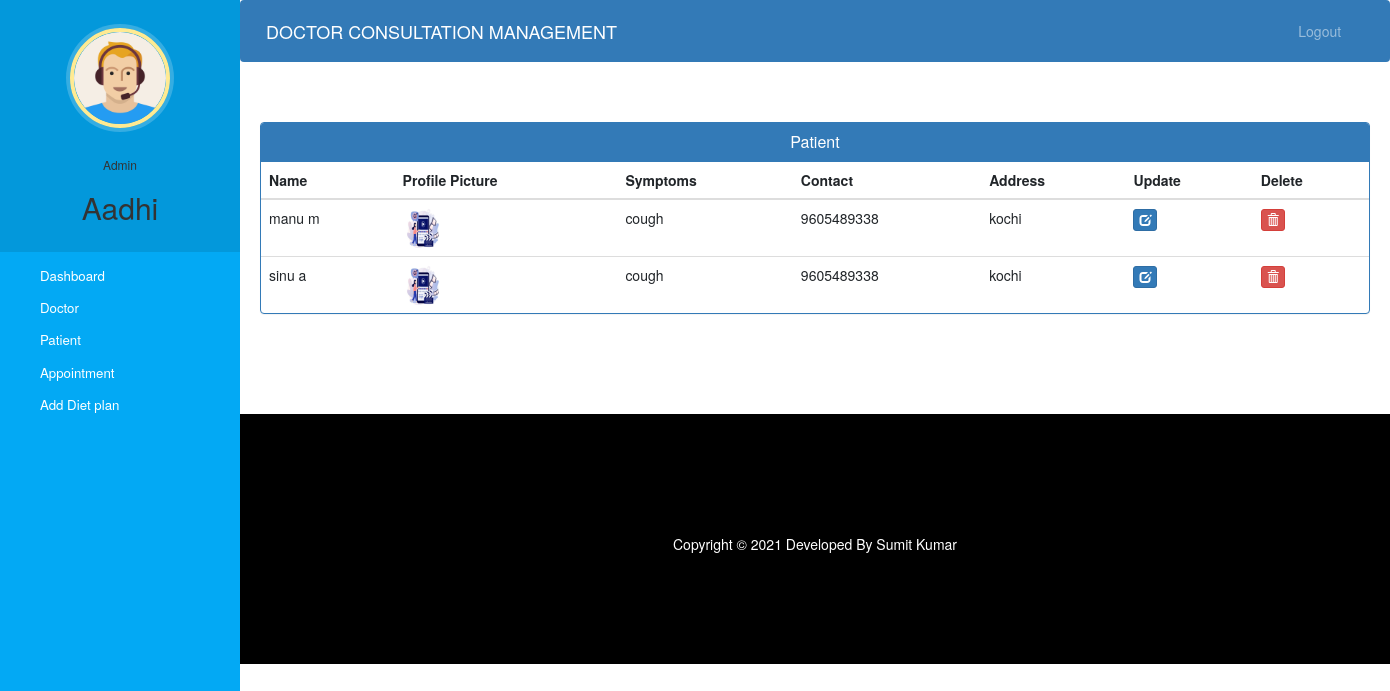
The page /admin-view-patient (signed in) on the database its author committed.
### hospital/models.py (models this page shows, shortened)
class Patient(models.Model):
    user=models.OneToOneField(User,on_delete=models.CASCADE)
    profile_pic= models.ImageField(upload_to='profile_pic/PatientProfilePic/',null=True,blank=True)
    address = models.CharField(max_length=40)
    mobile = models.CharField(max_length=20,null=False)
    symptoms = models.CharField(max_length=100,null=False)
    assignedDoctorId = models.PositiveIntegerField(null=True)
    admitDate=models.DateField(auto_now=True)
    status=models.BooleanField(default=False)
    @property
    def get_name(self):
        return self.user.first_name+" "+self.user.last_name

### hospital/views.py (the view)
# urls.py: path('admin-view-patient', views.admin_view_patient_view,name='admin-view-patient'),
@login_required(login_url='adminlogin')
@user_passes_test(is_admin)
def admin_view_patient_view(request):
    patients=models.Patient.objects.all().filter(status=True)
    return render(request,'hospital/admin_view_patient.html',{'patients':patients})

### hospital/views.py (called while the page is built)
def is_admin(user):
    return user.groups.filter(name='ADMIN').exists()

### hospital/templates/hospital/admin_view_patient.html (shortened to what this page needs)
{% extends 'hospital/admin_base.html' %}
{% block content %}
{%load static%}
<head>
  <link href="//netdna.bootstrapcdn.com/bootstrap/3.0.0/css/bootstrap.min.css" rel="stylesheet" id="bootstrap-css">
</head>
<div class="container">
  <div class="panel panel-primary">
    <div class="panel-heading">
      <h6 class="panel-title">Patient</h6>
    </div>
    <table class="table table-hover" id="dev-table">
      <thead>
        <tr>
          <th>Name</th>
          <th>Profile Picture</th>
          <th>Symptoms</th>
          <th>Contact</th>
          <th>Address</th>
          <th>Update</th>
          <th>Delete</th>
        </tr>
      </thead>
      {% for p in patients %}
      <tr>
        <td> {{p.get_name}}</td>
        <td> <img src="{% static p.profile_pic.url %}" alt="Profile Pic" height="40px" width="40px" /></td>
        <td>{{p.symptoms}}</td>
        <td>{{p.mobile}}</td>
        <td>{{p.address}}</td>
        <td><a class="btn btn-primary btn-xs" href="{% url 'update-patient' p.id  %}"><span class="glyphicon glyphicon-edit"></span></a></td>
        <td><a class="btn btn-danger btn-xs" href="{% url 'delete-patient-from-hospital' p.id  %}"><span class="glyphicon glyphicon-trash"></span></a></td>
      </tr>
      {% endfor %}
    </table>
  </div>
</div>
{% endblock content %}

### hospital/templates/hospital/admin_base.html (shortened to what this page needs)
<!DOCTYPE html>
{% load static %}
<html lang="en">
<head>
  <link rel="stylesheet" href="https://stackpath.bootstrapcdn.com/bootstrap/4.3.1/css/bootstrap.min.css">
  <link rel="stylesheet" href="https://maxcdn.bootstrapcdn.com/font-awesome/4.7.0/css/font-awesome.min.css">
  <link rel="stylesheet" href="{% static '/style.css' %}">
</head>
<body>
  <nav class="menu" tabindex="0">
    <header class="avatar">
      <img src="{% static "images/adminpropic.png" %}" />
      <br><br>
      <h6>Admin</h6>
      <h2>{{request.user.first_name}}</h2>
    </header>
    <ul>
      <li tabindex="0" class="icon-dashboard"> <a style="color:white; text-decoration:none;" href="/admin-dashboard"><span>Dashboard</span></a> </li>
      <li tabindex="0" class="icon-customers"> <a style="color:white; text-decoration:none;" href="/admin-doctor"><span>Doctor</span></a></li>
      <li tabindex="0" class="icon-users"> <a style="color:white; text-decoration:none;" href="/admin-patient"><span>Patient</span></a></li>
      <li tabindex="0" class="icon-calendar"> <a style="color:white; text-decoration:none;" href="/admin-appointment"><span>Appointment</span></a></li>
      <li tabindex="0" class="icon-calendar"> <a style="color:white; text-decoration:none;" href="/creatediet"><span>Add Diet plan</span></a></li>
    </ul>
  </nav>
  <main>
    <div class="bs-example">
      <nav class="navbar navbar-expand-md  navbar-dark fixed-top" style="background:#337AB7;">
        <a href="/admin-dashboard" class="navbar-brand">DOCTOR CONSULTATION MANAGEMENT</a>
        <div class="collapse navbar-collapse justify-content-between" id="navbarCollapse">
          <div class="navbar-nav" style=" margin-left: 90%;">
            <a href="/logout" class="nav-item nav-link">Logout</a>
          </div>
        </div>
      </nav>
    </div>
    <br><br>
    {% block content %}
    {% endblock content %}
    <br><br><br><br>
    <footer>
      <br>
      <div class="container">
        <div class="row">
          <div class="col-md-12 col-sm-12">
            <div style="color:#ffffff;" class="wow fadeInUp footer-copyright">
              <p>
                Copyright &copy; 2021 Developed By Sumit Kumar </p>
            </div>
          </div>
        </div>
      </div>
    </footer>
  </main>
</body>
</html>

### hospital/static/style.css (style rules this page uses)
body { padding-left: 240px; }
main { position: relative; height: 100vh; }
.menu { background: #5bc995; height: 100vh; width: 240px; position: fixed; top: 0px; left: 0; z-index: 5; outline: none; }
.menu .avatar { background: rgba(0, 0, 0, 0.1); padding: 2em 0.5em; text-align: center; }
.menu .avatar img { width: 100px; border-radius: 50%; overflow: hidden; border: 4px solid #ffea92; box-shadow: 0 0 0 4px rgba(255, 255, 255, 0.2); }
.menu .avatar h2 { font-weight: normal; margin-bottom: 0; }
.menu ul { list-style: none; padding: 0.5em 0; margin: 0; }
.menu ul li { padding: 0.5em 1em 0.5em 3em; font-size: 0.95em; font-weight: regular; background-repeat: no-repeat; background-position: left 15px center; background-size: auto 20px; transition: all 0.15s linear; cursor: pointer; }
.menu ul li.icon-dashboard { background-image: url("http://www.entypo.com/images//gauge.svg"); }
.menu ul li.icon-customers { background-image: url("http://www.entypo.com/images//briefcase.svg"); }
.menu ul li.icon-users { background-image: url("http://www.entypo.com/images//users.svg"); }
.menu ul li.icon-calendar { background-image: url("http://www.entypo.com/images//calendar.svg"); }

### hospital/templates/hospital/admin_base.html (style rules this page uses)
a:link { text-decoration: none; }
a { color: white; }
footer { padding: 0px 0px 0px 0px; background-color: black; margin: 0px; }
p { text-align: center; }
body { padding-left: 240px; }
main { position: relative; height: 100vh; }
.menu { background: #03a9f4; height: 100vh; width: 240px; position: fixed; top: 0px; left: 0; z-index: 5; outline: none; }
.menu .avatar { background: rgba(0, 0, 0, 0.1); padding: 2em 0.5em; text-align: center; }
.menu .avatar img { width: 100px; border-radius: 50%; overflow: hidden; border: 4px solid #ffea92; box-shadow: 0 0 0 4px rgba(255, 255, 255, 0.2); }
.menu .avatar h2 { font-weight: normal; margin-bottom: 0; }
.menu ul { list-style: none; padding: 0.5em 0; margin: 0; }
.menu ul li { padding: 0.5em 1em 0.5em 3em; font-size: 0.95em; font-weight: regular; background-repeat: no-repeat; background-position: left 15px center; background-size: auto 20px; transition: all 0.15s linear; cursor: pointer; }
.menu ul li.icon-dashboard { background-image: url("http://www.entypo.com/images//gauge.svg"); }
.menu ul li.icon-customers { background-image: url("http://www.entypo.com/images//briefcase.svg"); }
.menu ul li.icon-users { background-image: url("http://www.entypo.com/images//users.svg"); }
.menu ul li.icon-calendar { background-image: url("http://www.entypo.com/images//calendar.svg"); }

### hospital/templates/hospital/admin_view_patient.html (style rules this page uses)
a:link { text-decoration: none; }
h6 { text-align: center; }
.row { margin: 100px; }

### rows shown on the page
Patient: get_name "manu m", profile_pic (picture), symptoms "cough", mobile "9605489338", address "kochi"
Patient: get_name "sinu a", profile_pic (picture), symptoms "cough", mobile "9605489338", address "kochi"

### other values the page prints
{{ request.user.first_name }} "Aadhi"
